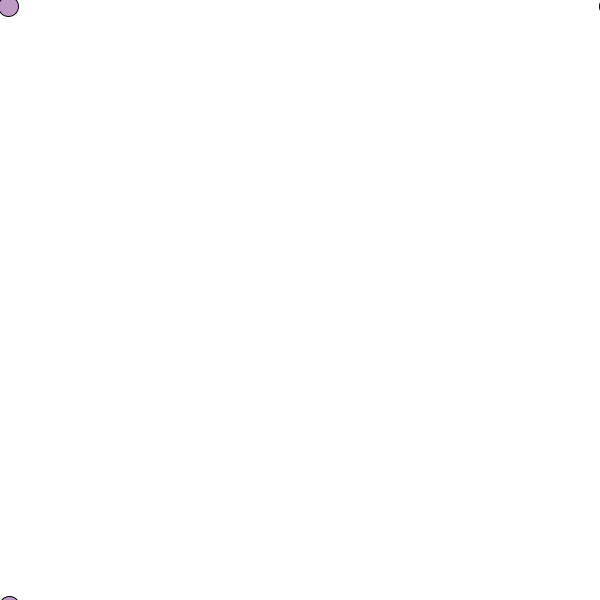
Frame 1 (no input)
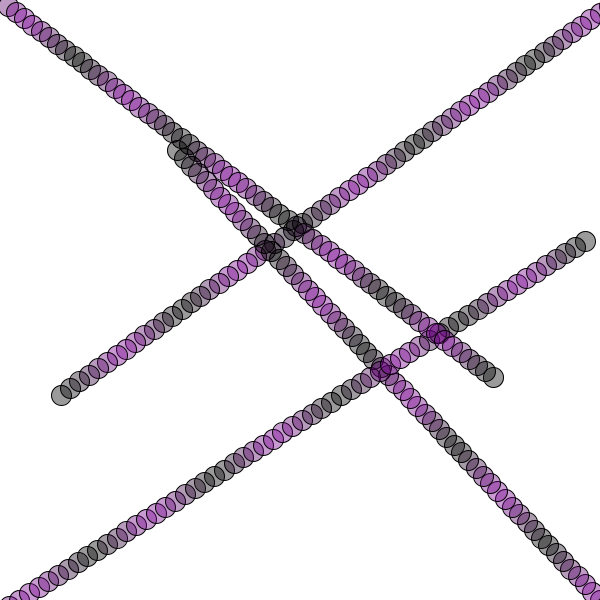
Frame 60 (the mouse pressed at the canvas centre just before this capture)
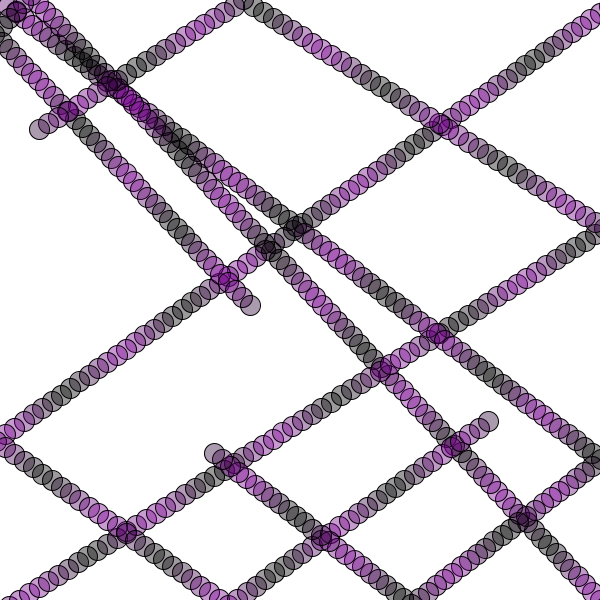
Frame 120 (the mouse held since frame 60 and released just before this capture)

The Processing sketch that drew these frames (run headless with seeded random() and noise(); from frame 60 on, the mouse is pressed at the canvas centre):

// Processing sketch: processing_169389
// ── processing_169389.pde

Object o1 = new Object(0,0);
Object o2 = new Object(0,600);
Object o3 = new Object(600,0);
Object o4 = new Object(600,600);

void setup(){
  size(600,600);
  background(255);
}

void draw(){
  o1.move();
  o1.display();
  o2.move();
  o2.display();  
  o3.move();
  o3.display();
  o4.move();
  o4.display();  
}


class Object {
  float x,y; //location
  float xs, ys; //speed
  //float c=random(0,255); //color
  float h=0;
  
  //initializer
  Object (float tx, float ty) {
    x=tx;
    y=ty;
    xs=random(5,10);
    ys=random(5,10);
  }
  
  void location(float tx, float ty){
    x=tx;
    y=ty;
  }
  
  void move() {
    x+=xs;
    y+=ys;
    if (x < 0 || x > width){
      xs=-xs;
    }
    if (y < 0 || y > width){
      ys=-ys;
    }
  }
  
  void display() {
    h+=.5;
    fill(120/2*(sin(h)+1),0,144/2*(sin(h)+1),100);
    smooth();
    ellipse(x,y,20,20);
  }
}

void keyPressed(){
  if(key=='x'){
    background(255);
  }  
}
